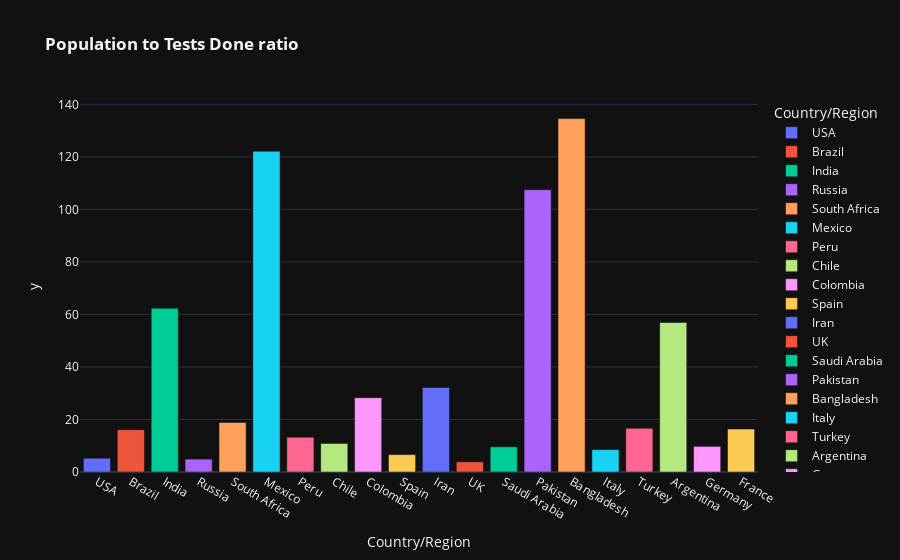

The cell this chart's notebook holds for it:
### Code cell
fig=px.bar(world_data.iloc[0:20],color='Country/Region',y=pop_test_ratio,x='Country/Region',template="plotly_dark",title="<b>Population to Tests Done ratio</b>")
fig.show()

### Figure 1 — Plotly figure (JSON) as saved in the notebook; plotly's stock layout.template omitted (floating-point values rounded to 4 significant figures)
{"data": [{"alignmentgroup": "True", "hovertemplate": "Country/Region=%{x}<br>y=%{y}<extra></extra>", "legendgroup": "USA", "marker": {"color": "#636efa", "pattern": {"shape": ""}}, "name": "USA", "offsetgroup": "USA", "orientation": "v", "showlegend": true, "textposition": "auto", "type": "bar", "x": ["USA"], "xaxis": "x", "y": [5.245], "yaxis": "y"}, {"alignmentgroup": "True", "hovertemplate": "Country/Region=%{x}<br>y=%{y}<extra></extra>", "legendgroup": "Brazil", "marker": {"color": "#EF553B", "pattern": {"shape": ""}}, "name": "Brazil", "offsetgroup": "Brazil", "orientation": "v", "showlegend": true, "textposition": "auto", "type": "bar", "x": ["Brazil"], "xaxis": "x", "y": [16.11], "yaxis": "y"}, {"alignmentgroup": "True", "hovertemplate": "Country/Region=%{x}<br>y=%{y}<extra></extra>", "legendgroup": "India", "marker": {"color": "#00cc96", "pattern": {"shape": ""}}, "name": "India", "offsetgroup": "India", "orientation": "v", "showlegend": true, "textposition": "auto", "type": "bar", "x": ["India"], "xaxis": "x", "y": [62.37], "yaxis": "y"}, {"alignmentgroup": "True", "hovertemplate": "Country/Region=%{x}<br>y=%{y}<extra></extra>", "legendgroup": "Russia", "marker": {"color": "#ab63fa", "pattern": {"shape": ""}}, "name": "Russia", "offsetgroup": "Russia", "orientation": "v", "showlegend": true, "textposition": "auto", "type": "bar", "x": ["Russia"], "xaxis": "x", "y": [4.911], "yaxis": "y"}, {"alignmentgroup": "True", "hovertemplate": "Country/Region=%{x}<br>y=%{y}<extra></extra>", "legendgroup": "South Africa", "marker": {"color": "#FFA15A", "pattern": {"shape": ""}}, "name": "South Africa", "offsetgroup": "South Africa", "orientation": "v", "showlegend": true, "textposition": "auto", "type": "bar", "x": ["South Africa"], "xaxis": "x", "y": [18.85], "yaxis": "y"}, {"alignmentgroup": "True", "hovertemplate": "Country/Region=%{x}<br>y=%{y}<extra></extra>", "legendgroup": "Mexico", "marker": {"color": "#19d3f3", "pattern": {"shape": ""}}, "name": "Mexico", "offsetgroup": "Mexico", "orientation": "v", "showlegend": true, "textposition": "auto", "type": "bar", "x": ["Mexico"], "xaxis": "x", "y": [122.1], "yaxis": "y"}, {"alignmentgroup": "True", "hovertemplate": "Country/Region=%{x}<br>y=%{y}<extra></extra>", "legendgroup": "Peru", "marker": {"color": "#FF6692", "pattern": {"shape": ""}}, "name": "Peru", "offsetgroup": "Peru", "orientation": "v", "showlegend": true, "textposition": "auto", "type": "bar", "x": ["Peru"], "xaxis": "x", "y": [13.24], "yaxis": "y"}, {"alignmentgroup": "True", "hovertemplate": "Country/Region=%{x}<br>y=%{y}<extra></extra>", "legendgroup": "Chile", "marker": {"color": "#B6E880", "pattern": {"shape": ""}}, "name": "Chile", "offsetgroup": "Chile", "orientation": "v", "showlegend": true, "textposition": "auto", "type": "bar", "x": ["Chile"], "xaxis": "x", "y": [10.87], "yaxis": "y"}, {"alignmentgroup": "True", "hovertemplate": "Country/Region=%{x}<br>y=%{y}<extra></extra>", "legendgroup": "Colombia", "marker": {"color": "#FF97FF", "pattern": {"shape": ""}}, "name": "Colombia", "offsetgroup": "Colombia", "orientation": "v", "showlegend": true, "textposition": "auto", "type": "bar", "x": ["Colombia"], "xaxis": "x", "y": [28.27], "yaxis": "y"}, {"alignmentgroup": "True", "hovertemplate": "Country/Region=%{x}<br>y=%{y}<extra></extra>", "legendgroup": "Spain", "marker": {"color": "#FECB52", "pattern": {"shape": ""}}, "name": "Spain", "offsetgroup": "Spain", "orientation": "v", "showlegend": true, "textposition": "auto", "type": "bar", "x": ["Spain"], "xaxis": "x", "y": [6.619], "yaxis": "y"}, {"alignmentgroup": "True", "hovertemplate": "Country/Region=%{x}<br>y=%{y}<extra></extra>", "legendgroup": "Iran", "marker": {"color": "#636efa", "pattern": {"shape": ""}}, "name": "Iran", "offsetgroup": "Iran", "orientation": "v", "showlegend": true, "textposition": "auto", "type": "bar", "x": ["Iran"], "xaxis": "x", "y": [32.19], "yaxis": "y"}, {"alignmentgroup": "True", "hovertemplate": "Country/Region=%{x}<br>y=%{y}<extra></extra>", "legendgroup": "UK", "marker": {"color": "#EF553B", "pattern": {"shape": ""}}, "name": "UK", "offsetgroup": "UK", "orientation": "v", "showlegend": true, "textposition": "auto", "type": "bar", "x": ["UK"], "xaxis": "x", "y": [3.878], "yaxis": "y"}, {"alignmentgroup": "True", "hovertemplate": "Country/Region=%{x}<br>y=%{y}<extra></extra>", "legendgroup": "Saudi Arabia", "marker": {"color": "#00cc96", "pattern": {"shape": ""}}, "name": "Saudi Arabia", "offsetgroup": "Saudi Arabia", "orientation": "v", "showlegend": true, "textposition": "auto", "type": "bar", "x": ["Saudi Arabia"], "xaxis": "x", "y": [9.59], "yaxis": "y"}, {"alignmentgroup": "True", "hovertemplate": "Country/Region=%{x}<br>y=%{y}<extra></extra>", "legendgroup": "Pakistan", "marker": {"color": "#ab63fa", "pattern": {"shape": ""}}, "name": "Pakistan", "offsetgroup": "Pakistan", "orientation": "v", "showlegend": true, "textposition": "auto", "type": "bar", "x": ["Pakistan"], "xaxis": "x", "y": [107.5], "yaxis": "y"}, {"alignmentgroup": "True", "hovertemplate": "Country/Region=%{x}<br>y=%{y}<extra></extra>", "legendgroup": "Bangladesh", "marker": {"color": "#FFA15A", "pattern": {"shape": ""}}, "name": "Bangladesh", "offsetgroup": "Bangladesh", "orientation": "v", "showlegend": true, "textposition": "auto", "type": "bar", "x": ["Bangladesh"], "xaxis": "x", "y": [134.6], "yaxis": "y"}, {"alignmentgroup": "True", "hovertemplate": "Country/Region=%{x}<br>y=%{y}<extra></extra>", "legendgroup": "Italy", "marker": {"color": "#19d3f3", "pattern": {"shape": ""}}, "name": "Italy", "offsetgroup": "Italy", "orientation": "v", "showlegend": true, "textposition": "auto", "type": "bar", "x": ["Italy"], "xaxis": "x", "y": [8.515], "yaxis": "y"}, {"alignmentgroup": "True", "hovertemplate": "Country/Region=%{x}<br>y=%{y}<extra></extra>", "legendgroup": "Turkey", "marker": {"color": "#FF6692", "pattern": {"shape": ""}}, "name": "Turkey", "offsetgroup": "Turkey", "orientation": "v", "showlegend": true, "textposition": "auto", "type": "bar", "x": ["Turkey"], "xaxis": "x", "y": [16.61], "yaxis": "y"}, {"alignmentgroup": "True", "hovertemplate": "Country/Region=%{x}<br>y=%{y}<extra></extra>", "legendgroup": "Argentina", "marker": {"color": "#B6E880", "pattern": {"shape": ""}}, "name": "Argentina", "offsetgroup": "Argentina", "orientation": "v", "showlegend": true, "textposition": "auto", "type": "bar", "x": ["Argentina"], "xaxis": "x", "y": [56.93], "yaxis": "y"}, {"alignmentgroup": "True", "hovertemplate": "Country/Region=%{x}<br>y=%{y}<extra></extra>", "legendgroup": "Germany", "marker": {"color": "#FF97FF", "pattern": {"shape": ""}}, "name": "Germany", "offsetgroup": "Germany", "orientation": "v", "showlegend": true, "textposition": "auto", "type": "bar", "x": ["Germany"], "xaxis": "x", "y": [9.761], "yaxis": "y"}, {"alignmentgroup": "True", "hovertemplate": "Country/Region=%{x}<br>y=%{y}<extra></extra>", "legendgroup": "France", "marker": {"color": "#FECB52", "pattern": {"shape": ""}}, "name": "France", "offsetgroup": "France", "orientation": "v", "showlegend": true, "textposition": "auto", "type": "bar", "x": ["France"], "xaxis": "x", "y": [16.35], "yaxis": "y"}], "layout": {"barmode": "relative", "legend": {"title": {"text": "Country/Region"}, "tracegroupgap": 0}, "title": {"text": "<b>Population to Tests Done ratio</b>"}, "xaxis": {"anchor": "y", "categoryarray": ["USA", "Brazil", "India", "Russia", "South Africa", "Mexico", "Peru", "Chile", "Colombia", "Spain", "Iran", "UK", "Saudi Arabia", "Pakistan", "Bangladesh", "Italy", "Turkey", "Argentina", "Germany", "France"], "categoryorder": "array", "domain": [0, 1], "title": {"text": "Country/Region"}}, "yaxis": {"anchor": "x", "domain": [0, 1], "title": {"text": "y"}}}}
